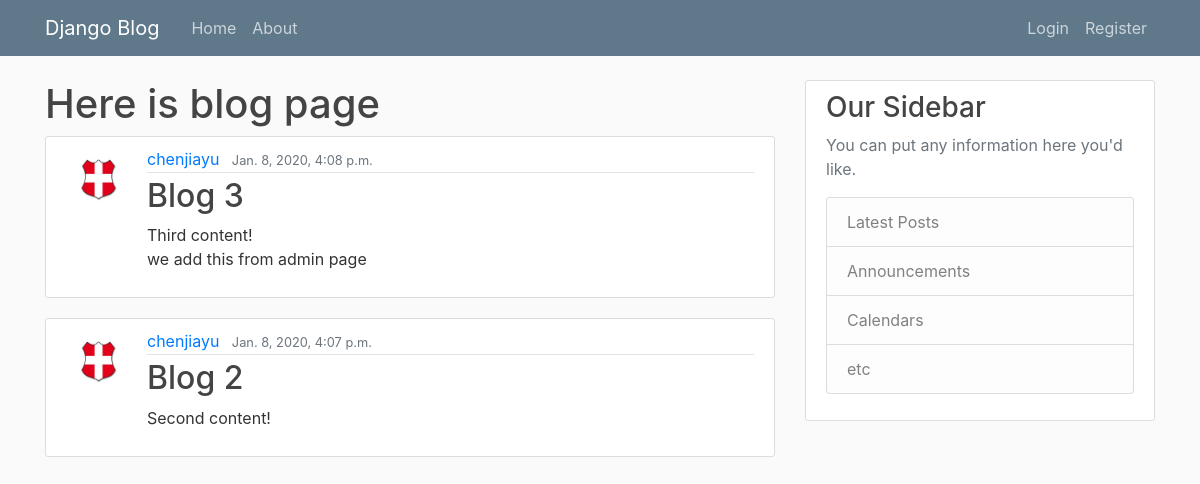
/, run on an earlier commit of the app's database.
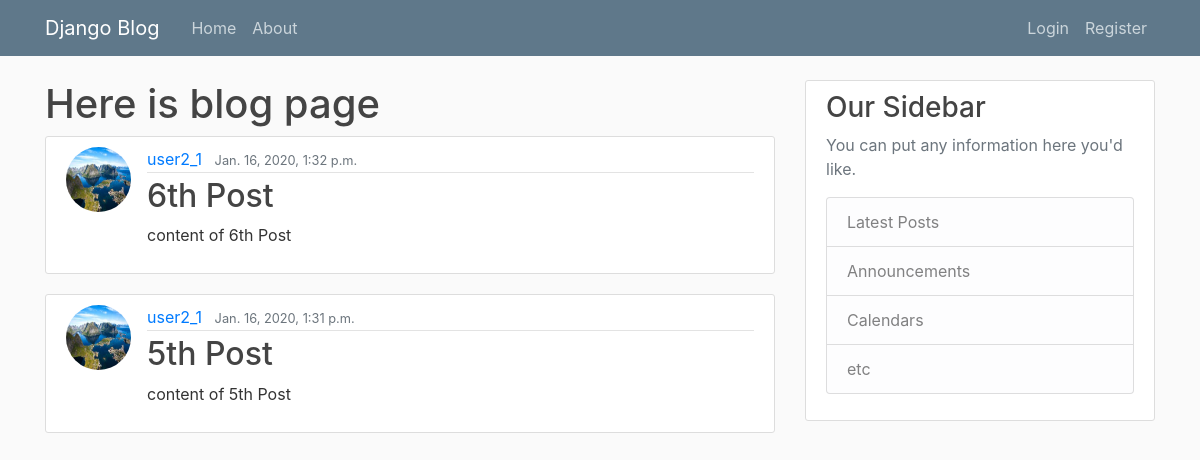
And on a later commit of the database.
### blog/models.py (models this page shows, shortened)
class Post(models.Model):
    title = models.CharField(max_length=100)
    content = models.TextField()
    post_date = models.DateTimeField(default=timezone.now)
    author = models.ForeignKey(User, on_delete=models.CASCADE)

### register/models.py (models this page shows, shortened)
class Profile(models.Model):
    user = models.OneToOneField(User, on_delete=models.CASCADE)
    image = models.ImageField(default='default.jpg', upload_to='profile_pics')

### blog/views.py (the view)
# urls.py: path('', PostListView.as_view(), name='blog-home'),
class PostListView(ListView):
    model = Post
    template_name = 'blog/home.html'
    context_object_name = 'posts1'
    ordering = ['-post_date']
    paginate_by = 2

### blog/templates/blog/home.html
{% extends 'blog/base.html' %}
{% load crispy_forms_tags %}
{% block content %}
    <h1>Here is blog page</h1>
    {% for post in posts1 %}
        <article class="media content-section">
        <img class="rounded-circle article-img" src="{{ post.author.profile.image.url }}">
          <div class="media-body">
            <div class="article-metadata">
              <a class="mr-2" href="#">{{ post.author }}</a>
              <small class="text-muted">{{ post.post_date }}</small>
            </div>
            <h2><a class="article-title" href="{% url 'post-detail' post.id %}">{{ post.title }}</a></h2>
            <p class="article-content">{{ post.content }}</p>
          </div>
        </article>
    {% endfor %}
{% endblock content %}

What changed in the data, as far as the page shows it:
no longer on this page (row unchanged): Post: author.profile.image (placeholder picture), author "chenjiayu", post_date "Jan. 8, 2020, 4:08 p.m.", title "Blog 3", content "Third content! we add this from admin page"
no longer on this page (row unchanged): Post: author.profile.image (placeholder picture), author "chenjiayu", post_date "Jan. 8, 2020, 4:07 p.m.", title "Blog 2", content "Second content!"
added Post: author.profile.image (picture), author "user2_1", post_date "Jan. 16, 2020, 1:32 p.m.", title "6th Post", content "content of 6th Post"
added Post: author.profile.image (picture), author "user2_1", post_date "Jan. 16, 2020, 1:31 p.m.", title "5th Post", content "content of 5th Post"
